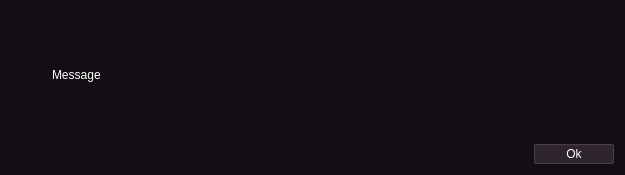
<?xml version="1.0" encoding="UTF-8"?>
<ui version="4.0">
 <class>Dialog</class>
 <widget class="QDialog" name="Dialog">
  <property name="geometry">
   <rect>
    <x>0</x>
    <y>0</y>
    <width>625</width>
    <height>175</height>
   </rect>
  </property>
  <property name="sizePolicy">
   <sizepolicy hsizetype="Expanding" vsizetype="Expanding">
    <horstretch>0</horstretch>
    <verstretch>0</verstretch>
   </sizepolicy>
  </property>
  <property name="palette">
   <palette>
    <active>
     <colorrole role="WindowText">
      <brush brushstyle="SolidPattern">
       <color alpha="255">
        <red>239</red>
        <green>240</green>
        <blue>241</blue>
       </color>
      </brush>
     </colorrole>
     <colorrole role="Button">
      <brush brushstyle="SolidPattern">
       <color alpha="255">
        <red>33</red>
        <green>25</green>
        <blue>33</blue>
       </color>
      </brush>
     </colorrole>
     <colorrole role="Light">
      <brush brushstyle="SolidPattern">
       <color alpha="255">
        <red>122</red>
        <green>110</green>
        <blue>122</blue>
       </color>
      </brush>
     </colorrole>
     <colorrole role="Midlight">
      <brush brushstyle="SolidPattern">
       <color alpha="255">
        <red>122</red>
        <green>110</green>
        <blue>122</blue>
       </color>
      </brush>
     </colorrole>
     <colorrole role="Dark">
      <brush brushstyle="SolidPattern">
       <color alpha="255">
        <red>122</red>
        <green>110</green>
        <blue>122</blue>
       </color>
      </brush>
     </colorrole>
     <colorrole role="Mid">
      <brush brushstyle="SolidPattern">
       <color alpha="255">
        <red>122</red>
        <green>110</green>
        <blue>122</blue>
       </color>
      </brush>
     </colorrole>
     <colorrole role="Text">
      <brush brushstyle="SolidPattern">
       <color alpha="255">
        <red>239</red>
        <green>240</green>
        <blue>241</blue>
       </color>
      </brush>
     </colorrole>
     <colorrole role="BrightText">
      <brush brushstyle="SolidPattern">
       <color alpha="255">
        <red>255</red>
        <green>255</green>
        <blue>255</blue>
       </color>
      </brush>
     </colorrole>
     <colorrole role="ButtonText">
      <brush brushstyle="SolidPattern">
       <color alpha="255">
        <red>239</red>
        <green>240</green>
        <blue>241</blue>
       </color>
      </brush>
     </colorrole>
     <colorrole role="Base">
      <brush brushstyle="SolidPattern">
       <color alpha="255">
        <red>29</red>
        <green>22</green>
        <blue>29</blue>
       </color>
      </brush>
     </colorrole>
     <colorrole role="Window">
      <brush brushstyle="SolidPattern">
       <color alpha="255">
        <red>19</red>
        <green>14</green>
        <blue>19</blue>
       </color>
      </brush>
     </colorrole>
     <colorrole role="Shadow">
      <brush brushstyle="SolidPattern">
       <color alpha="255">
        <red>122</red>
        <green>110</green>
        <blue>122</blue>
       </color>
      </brush>
     </colorrole>
     <colorrole role="Highlight">
      <brush brushstyle="SolidPattern">
       <color alpha="255">
        <red>39</red>
        <green>29</green>
        <blue>39</blue>
       </color>
      </brush>
     </colorrole>
     <colorrole role="HighlightedText">
      <brush brushstyle="SolidPattern">
       <color alpha="255">
        <red>239</red>
        <green>240</green>
        <blue>241</blue>
       </color>
      </brush>
     </colorrole>
     <colorrole role="Link">
      <brush brushstyle="SolidPattern">
       <color alpha="255">
        <red>148</red>
        <green>134</green>
        <blue>148</blue>
       </color>
      </brush>
     </colorrole>
     <colorrole role="LinkVisited">
      <brush brushstyle="SolidPattern">
       <color alpha="255">
        <red>141</red>
        <green>127</green>
        <blue>141</blue>
       </color>
      </brush>
     </colorrole>
     <colorrole role="AlternateBase">
      <brush brushstyle="SolidPattern">
       <color alpha="255">
        <red>29</red>
        <green>22</green>
        <blue>29</blue>
       </color>
      </brush>
     </colorrole>
     <colorrole role="NoRole">
      <brush brushstyle="SolidPattern">
       <color alpha="255">
        <red>19</red>
        <green>14</green>
        <blue>19</blue>
       </color>
      </brush>
     </colorrole>
     <colorrole role="ToolTipBase">
      <brush brushstyle="SolidPattern">
       <color alpha="255">
        <red>22</red>
        <green>16</green>
        <blue>22</blue>
       </color>
      </brush>
     </colorrole>
     <colorrole role="ToolTipText">
      <brush brushstyle="SolidPattern">
       <color alpha="255">
        <red>239</red>
        <green>240</green>
        <blue>241</blue>
       </color>
      </brush>
     </colorrole>
     <colorrole role="PlaceholderText">
      <brush brushstyle="SolidPattern">
       <color alpha="128">
        <red>239</red>
        <green>240</green>
        <blue>241</blue>
       </color>
      </brush>
     </colorrole>
    </active>
    <inactive>
     <colorrole role="WindowText">
      <brush brushstyle="SolidPattern">
       <color alpha="255">
        <red>239</red>
        <green>240</green>
        <blue>241</blue>
       </color>
      </brush>
     </colorrole>
     <colorrole role="Button">
      <brush brushstyle="SolidPattern">
       <color alpha="255">
        <red>33</red>
        <green>25</green>
        <blue>33</blue>
       </color>
      </brush>
     </colorrole>
     <colorrole role="Light">
      <brush brushstyle="SolidPattern">
       <color alpha="255">
        <red>122</red>
        <green>110</green>
        <blue>122</blue>
       </color>
      </brush>
     </colorrole>
     <colorrole role="Midlight">
      <brush brushstyle="SolidPattern">
       <color alpha="255">
        <red>122</red>
        <green>110</green>
        <blue>122</blue>
       </color>
      </brush>
     </colorrole>
     <colorrole role="Dark">
      <brush brushstyle="SolidPattern">
       <color alpha="255">
        <red>122</red>
        <green>110</green>
        <blue>122</blue>
       </color>
      </brush>
     </colorrole>
     <colorrole role="Mid">
      <brush brushstyle="SolidPattern">
       <color alpha="255">
        <red>122</red>
        <green>110</green>
        <blue>122</blue>
       </color>
      </brush>
     </colorrole>
     <colorrole role="Text">
      <brush brushstyle="SolidPattern">
       <color alpha="255">
        <red>239</red>
        <green>240</green>
        <blue>241</blue>
       </color>
      </brush>
     </colorrole>
     <colorrole role="BrightText">
      <brush brushstyle="SolidPattern">
       <color alpha="255">
        <red>255</red>
        <green>255</green>
        <blue>255</blue>
       </color>
      </brush>
     </colorrole>
     <colorrole role="ButtonText">
      <brush brushstyle="SolidPattern">
       <color alpha="255">
        <red>239</red>
        <green>240</green>
        <blue>241</blue>
       </color>
      </brush>
     </colorrole>
     <colorrole role="Base">
      <brush brushstyle="SolidPattern">
       <color alpha="255">
        <red>29</red>
        <green>22</green>
        <blue>29</blue>
       </color>
      </brush>
     </colorrole>
     <colorrole role="Window">
      <brush brushstyle="SolidPattern">
       <color alpha="255">
        <red>19</red>
        <green>14</green>
        <blue>19</blue>
       </color>
      </brush>
     </colorrole>
     <colorrole role="Shadow">
      <brush brushstyle="SolidPattern">
       <color alpha="255">
        <red>122</red>
        <green>110</green>
        <blue>122</blue>
       </color>
      </brush>
     </colorrole>
     <colorrole role="Highlight">
      <brush brushstyle="SolidPattern">
       <color alpha="255">
        <red>39</red>
        <green>29</green>
        <blue>39</blue>
       </color>
      </brush>
     </colorrole>
     <colorrole role="HighlightedText">
      <brush brushstyle="SolidPattern">
       <color alpha="255">
        <red>239</red>
        <green>240</green>
        <blue>241</blue>
       </color>
      </brush>
     </colorrole>
     <colorrole role="Link">
      <brush brushstyle="SolidPattern">
       <color alpha="255">
        <red>148</red>
        <green>134</green>
        <blue>148</blue>
       </color>
      </brush>
     </colorrole>
     <colorrole role="LinkVisited">
      <brush brushstyle="SolidPattern">
       <color alpha="255">
        <red>141</red>
        <green>127</green>
        <blue>141</blue>
       </color>
      </brush>
     </colorrole>
     <colorrole role="AlternateBase">
      <brush brushstyle="SolidPattern">
       <color alpha="255">
        <red>29</red>
        <green>22</green>
        <blue>29</blue>
       </color>
      </brush>
     </colorrole>
     <colorrole role="NoRole">
      <brush brushstyle="SolidPattern">
       <color alpha="255">
        <red>19</red>
        <green>14</green>
        <blue>19</blue>
       </color>
      </brush>
     </colorrole>
     <colorrole role="ToolTipBase">
      <brush brushstyle="SolidPattern">
       <color alpha="255">
        <red>22</red>
        <green>16</green>
        <blue>22</blue>
       </color>
      </brush>
     </colorrole>
     <colorrole role="ToolTipText">
      <brush brushstyle="SolidPattern">
       <color alpha="255">
        <red>239</red>
        <green>240</green>
        <blue>241</blue>
       </color>
      </brush>
     </colorrole>
     <colorrole role="PlaceholderText">
      <brush brushstyle="SolidPattern">
       <color alpha="128">
        <red>239</red>
        <green>240</green>
        <blue>241</blue>
       </color>
      </brush>
     </colorrole>
    </inactive>
    <disabled>
     <colorrole role="WindowText">
      <brush brushstyle="SolidPattern">
       <color alpha="255">
        <red>122</red>
        <green>110</green>
        <blue>122</blue>
       </color>
      </brush>
     </colorrole>
     <colorrole role="Button">
      <brush brushstyle="SolidPattern">
       <color alpha="255">
        <red>33</red>
        <green>25</green>
        <blue>33</blue>
       </color>
      </brush>
     </colorrole>
     <colorrole role="Light">
      <brush brushstyle="SolidPattern">
       <color alpha="255">
        <red>122</red>
        <green>110</green>
        <blue>122</blue>
       </color>
      </brush>
     </colorrole>
     <colorrole role="Midlight">
      <brush brushstyle="SolidPattern">
       <color alpha="255">
        <red>122</red>
        <green>110</green>
        <blue>122</blue>
       </color>
      </brush>
     </colorrole>
     <colorrole role="Dark">
      <brush brushstyle="SolidPattern">
       <color alpha="255">
        <red>122</red>
        <green>110</green>
        <blue>122</blue>
       </color>
      </brush>
     </colorrole>
     <colorrole role="Mid">
      <brush brushstyle="SolidPattern">
       <color alpha="255">
        <red>122</red>
        <green>110</green>
        <blue>122</blue>
       </color>
      </brush>
     </colorrole>
     <colorrole role="Text">
      <brush brushstyle="SolidPattern">
       <color alpha="255">
        <red>122</red>
        <green>110</green>
        <blue>122</blue>
       </color>
      </brush>
     </colorrole>
     <colorrole role="BrightText">
      <brush brushstyle="SolidPattern">
       <color alpha="255">
        <red>255</red>
        <green>255</green>
        <blue>255</blue>
       </color>
      </brush>
     </colorrole>
     <colorrole role="ButtonText">
      <brush brushstyle="SolidPattern">
       <color alpha="255">
        <red>122</red>
        <green>110</green>
        <blue>122</blue>
       </color>
      </brush>
     </colorrole>
     <colorrole role="Base">
      <brush brushstyle="SolidPattern">
       <color alpha="255">
        <red>19</red>
        <green>14</green>
        <blue>19</blue>
       </color>
      </brush>
     </colorrole>
     <colorrole role="Window">
      <brush brushstyle="SolidPattern">
       <color alpha="255">
        <red>19</red>
        <green>14</green>
        <blue>19</blue>
       </color>
      </brush>
     </colorrole>
     <colorrole role="Shadow">
      <brush brushstyle="SolidPattern">
       <color alpha="255">
        <red>122</red>
        <green>110</green>
        <blue>122</blue>
       </color>
      </brush>
     </colorrole>
     <colorrole role="Highlight">
      <brush brushstyle="SolidPattern">
       <color alpha="255">
        <red>18</red>
        <green>13</green>
        <blue>18</blue>
       </color>
      </brush>
     </colorrole>
     <colorrole role="HighlightedText">
      <brush brushstyle="SolidPattern">
       <color alpha="255">
        <red>239</red>
        <green>240</green>
        <blue>241</blue>
       </color>
      </brush>
     </colorrole>
     <colorrole role="Link">
      <brush brushstyle="SolidPattern">
       <color alpha="255">
        <red>148</red>
        <green>134</green>
        <blue>148</blue>
       </color>
      </brush>
     </colorrole>
     <colorrole role="LinkVisited">
      <brush brushstyle="SolidPattern">
       <color alpha="255">
        <red>141</red>
        <green>127</green>
        <blue>141</blue>
       </color>
      </brush>
     </colorrole>
     <colorrole role="AlternateBase">
      <brush brushstyle="SolidPattern">
       <color alpha="255">
        <red>29</red>
        <green>22</green>
        <blue>29</blue>
       </color>
      </brush>
     </colorrole>
     <colorrole role="NoRole">
      <brush brushstyle="SolidPattern">
       <color alpha="255">
        <red>19</red>
        <green>14</green>
        <blue>19</blue>
       </color>
      </brush>
     </colorrole>
     <colorrole role="ToolTipBase">
      <brush brushstyle="SolidPattern">
       <color alpha="255">
        <red>22</red>
        <green>16</green>
        <blue>22</blue>
       </color>
      </brush>
     </colorrole>
     <colorrole role="ToolTipText">
      <brush brushstyle="SolidPattern">
       <color alpha="255">
        <red>239</red>
        <green>240</green>
        <blue>241</blue>
       </color>
      </brush>
     </colorrole>
     <colorrole role="PlaceholderText">
      <brush brushstyle="SolidPattern">
       <color alpha="128">
        <red>239</red>
        <green>240</green>
        <blue>241</blue>
       </color>
      </brush>
     </colorrole>
    </disabled>
   </palette>
  </property>
  <property name="windowTitle">
   <string>Info</string>
  </property>
  <property name="styleSheet">
   <string notr="true">QDialog *:enabled {
color: #ffffff;
}

QTabWidget::tab-bar {
background-color: #130e13;
min-width: 21;
} 

QTabBar::tab {
min-width: 21;
background: #130e13; /*221922*/
border-top-left-radius: 2px;
border-top-right-radius: 2px;
spacing: 6;
padding: 2px;
}

QTabBar::tab:selected {
border: 1px solid #4a3e4a;
border-right-color: #130e13; 
background: #130e13;
}
QTabBar::tab:!selected {
border: 1px solid #221922;
border-left-color: #130e13; 
border-right-color: #4a3e4a; 
background: #221922;
}
QTabBar::tab:first:!selected {
border: 1px solid #130e13;
border-right-color: #4a3e4a; 
border-top-color: #4a3e4a; 
border-bottom-color: #221922;
background: #221922;
}
QTabBar::tab:last:!selected {
border: 1px solid #130e13;
border-right-color: #4a3e4a; 
border-bottom-color: #4a3e4a; 
border-top-color: #221922;
background: #221922;
}

QPushButton {
padding: 2;
spacing: 6;
background-color: #2e252e;
border: 1px solid #4a3e4a;
min-width: 74px;
border-radius: 2px;
}

QPushButton:pressed {
background-color: #1d161d;
}

QGroupBox {
    background-color: #1d161d;
    border: 1px solid #4a3e4a;
    border-radius: 2px;
	padding: 2;
	padding-top: 20px;
    /*margin-top: 1ex;  leave space at the top for the title */
}
QGroupBox::title {
    subcontrol-origin: padding;
    subcontrol-position: top center; /* position at the top center */
    padding:  5px;
}

QComboBox {
border-radius: 2px;
padding: 2;
spacing: 6;
background-color: #2e252e;
border: 1px solid #4a3e4a;
min-width: 74px;
}

QComboBox:on {
background-color: #1d161d;
}

QComboBox QAbstractItemView {
    border: none;
	background-color: #130e13;
	selection-background-color: #221922;
}

QComboBox::drop-down {
border-color: #2e252e;
padding: 2;
}


QComboBox::down-arrow {
    image: url(core/qt5/icons/down.svg);
}

QListView {
border: 1px solid #4a3e4a;
padding: 2;
border-radius: 2px;
background-color: #1d161d;
font-size: 10pt;
selection-background-color: #271d27;
}

QTreeView {
border: 1px solid #4a3e4a;
padding: 2;
border-radius: 2px;
background-color: #1d161d;
selection-background-color: #271d27;
}

QLineEdit {
border: 1px solid #4a3e4a;
padding: 2;
border-radius: 2px;
background-color: #1d161d;
selection-background-color: #271d27;
}

QFrame[frameShape=&quot;4&quot;] {
color: #c8bdc8;
}

QFrame[frameShape=&quot;5&quot;] {
color: #c8bdc8;
}

QTabBar QToolButton {
border: none;
background-color: #130e13
}

QCheckBox::indicator {
border: 1px solid transparent;
}
QCheckBox::indicator:checked {
border-color: transparent;
background-color: transparent;
image: url(core/qt5/icons/check.png);
}

QCheckBox::indicator:indeterminate {
border-color: transparent;
background-color: transparent;
image: url(core/qt5/icons/check.png);
}

QCheckBox::indicator:unchecked {
background-color: #221922;
image: none;
}

QTreeView::indicator {
border: 1px solid transparent;
}
QTreeView::indicator:checked {
border-color: transparent;
background-color: transparent;
image: url(core/qt5/icons/check.png);
}

QTreeView::indicator:indeterminate {
border-color: transparent;
background-color: transparent;
image: url(core/qt5/icons/check.png);
}

QTreeView::indicator:unchecked {
background-color: #221922;
image: none;
}
</string>
  </property>
  <property name="sizeGripEnabled">
   <bool>false</bool>
  </property>
  <layout class="QVBoxLayout" name="verticalLayout">
   <item>
    <spacer name="verticalSpacer_2">
     <property name="orientation">
      <enum>Qt::Vertical</enum>
     </property>
     <property name="sizeHint" stdset="0">
      <size>
       <width>20</width>
       <height>40</height>
      </size>
     </property>
    </spacer>
   </item>
   <item>
    <layout class="QHBoxLayout" name="horizontalLayout_2">
     <item>
      <widget class="QLabel" name="label">
       <property name="sizePolicy">
        <sizepolicy hsizetype="Fixed" vsizetype="Preferred">
         <horstretch>0</horstretch>
         <verstretch>0</verstretch>
        </sizepolicy>
       </property>
       <property name="minimumSize">
        <size>
         <width>35</width>
         <height>35</height>
        </size>
       </property>
       <property name="maximumSize">
        <size>
         <width>35</width>
         <height>35</height>
        </size>
       </property>
       <property name="text">
        <string/>
       </property>
       <property name="pixmap">
        <pixmap>icons/info.svg</pixmap>
       </property>
       <property name="scaledContents">
        <bool>true</bool>
       </property>
      </widget>
     </item>
     <item>
      <widget class="QLabel" name="infoMessage">
       <property name="text">
        <string>Message</string>
       </property>
      </widget>
     </item>
    </layout>
   </item>
   <item>
    <spacer name="verticalSpacer">
     <property name="orientation">
      <enum>Qt::Vertical</enum>
     </property>
     <property name="sizeHint" stdset="0">
      <size>
       <width>20</width>
       <height>40</height>
      </size>
     </property>
    </spacer>
   </item>
   <item>
    <layout class="QHBoxLayout" name="horizontalLayout">
     <item>
      <spacer name="horizontalSpacer">
       <property name="orientation">
        <enum>Qt::Horizontal</enum>
       </property>
       <property name="sizeHint" stdset="0">
        <size>
         <width>40</width>
         <height>20</height>
        </size>
       </property>
      </spacer>
     </item>
     <item>
      <widget class="QPushButton" name="okButton">
       <property name="text">
        <string>Ok</string>
       </property>
      </widget>
     </item>
    </layout>
   </item>
  </layout>
 </widget>
 <resources/>
 <connections/>
</ui>
